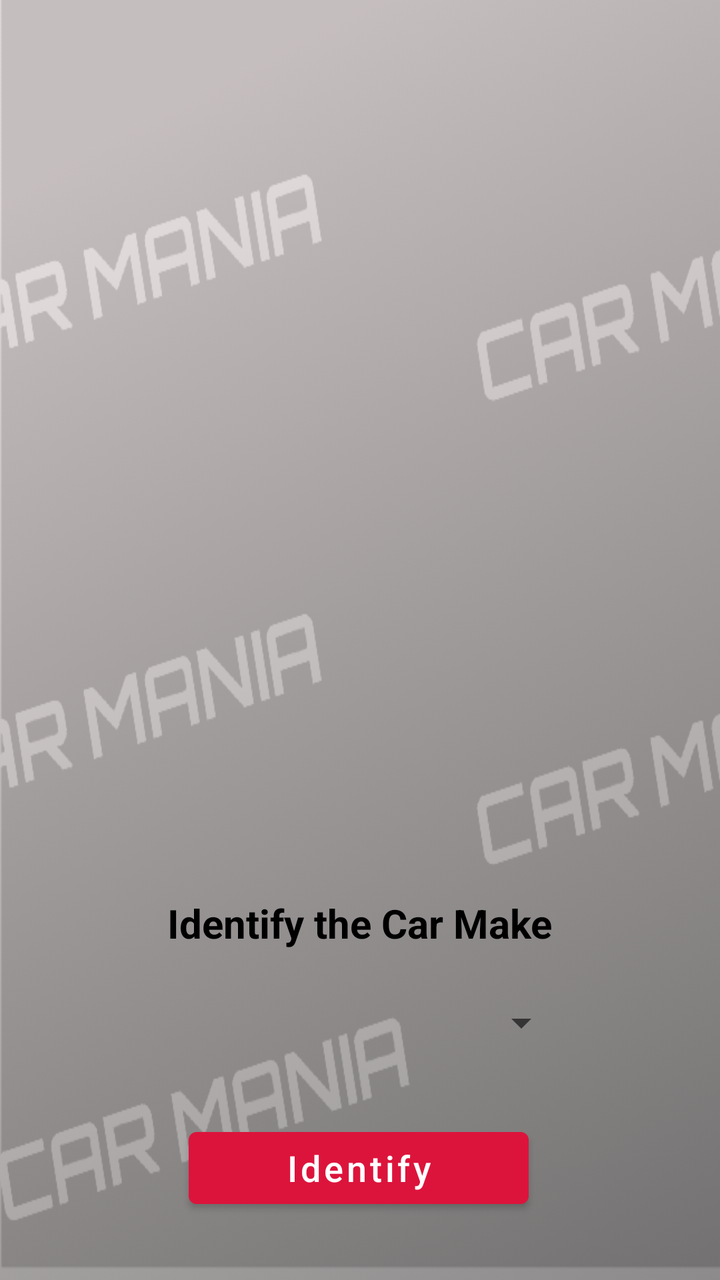
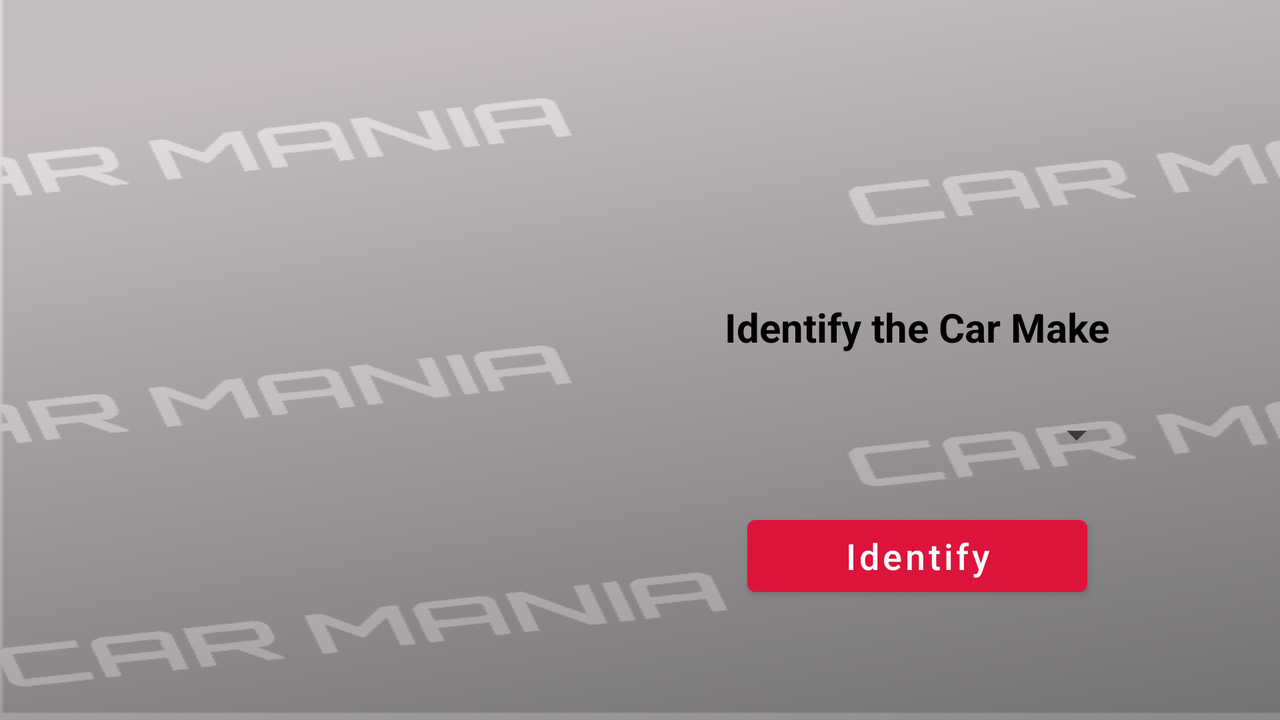

Two renders of one Android screen. The first uses the default layout on a phone; the second uses the alternative layout the repository ships for a different screen configuration, on a matching device. The two XML files are below.
<!-- AndroidManifest.xml: application theme Theme.CarMatchGameapp -->
<!-- res/layout/activity_identify_the_car_make.xml -->
<?xml version="1.0" encoding="utf-8"?>
<androidx.constraintlayout.widget.ConstraintLayout xmlns:android="http://schemas.android.com/apk/res/android"
    xmlns:app="http://schemas.android.com/apk/res-auto"
    xmlns:tools="http://schemas.android.com/tools"
    android:layout_width="match_parent"
    android:layout_height="match_parent"
    android:background="@drawable/back_drop_image"
    tools:context=".IdentifyTheCarMake">

    <ImageView
        android:id="@+id/random_car_image"
        android:layout_width="270dp"
        android:layout_height="270dp"
        android:layout_marginTop="56dp"
        app:layout_constraintEnd_toEndOf="parent"
        app:layout_constraintHorizontal_bias="0.496"
        app:layout_constraintStart_toStartOf="parent"
        app:layout_constraintTop_toTopOf="parent" />

    <Spinner
        android:id="@+id/car_make_spinner"
        android:layout_width="210dp"
        android:layout_height="49dp"
        android:layout_marginTop="12dp"
        app:layout_constraintEnd_toEndOf="parent"
        app:layout_constraintHorizontal_bias="0.497"
        app:layout_constraintStart_toStartOf="parent"
        app:layout_constraintTop_toBottomOf="@+id/Identify_car_make_guidance" />

    <Button
        android:id="@+id/submit_button"
        style=""
        android:layout_width="170dp"
        android:layout_height="wrap_content"
        android:layout_marginTop="24dp"
        android:onClick="submitCheck"
        android:text="@string/button_label_identify"
        android:textAllCaps="false"
        android:textColor="@color/white"
        android:textSize="18sp"
        app:layout_constraintEnd_toEndOf="parent"
        app:layout_constraintHorizontal_bias="0.497"
        app:layout_constraintStart_toStartOf="parent"
        app:layout_constraintTop_toBottomOf="@+id/car_make_spinner"
        app:rippleColor="#88FFFFFF" />

    <TextView
        android:id="@+id/result_text"
        android:layout_width="200dp"
        android:layout_height="35dp"
        android:layout_marginTop="20dp"
        android:gravity="center|center_horizontal"
        android:textSize="24sp"
        android:textStyle="bold|italic"
        app:layout_constraintEnd_toEndOf="parent"
        app:layout_constraintStart_toStartOf="parent"
        app:layout_constraintTop_toBottomOf="@+id/random_car_image" />

    <TextView
        android:id="@+id/correct_car_make_answer"
        android:layout_width="262dp"
        android:layout_height="39dp"
        android:layout_marginTop="12dp"
        android:gravity="center|center_horizontal"
        android:textColor="@color/yellow"
        android:textSize="26sp"
        app:layout_constraintEnd_toEndOf="parent"
        app:layout_constraintHorizontal_bias="0.5"
        app:layout_constraintStart_toStartOf="parent"
        app:layout_constraintTop_toBottomOf="@+id/result_text" />

    <TextView
        android:id="@+id/timer_text"
        android:layout_width="wrap_content"
        android:layout_height="wrap_content"
        android:layout_marginStart="27dp"
        android:layout_marginLeft="27dp"
        android:layout_marginTop="11dp"
        android:layout_marginEnd="28dp"
        android:layout_marginRight="28dp"
        android:layout_marginBottom="12dp"
        android:textSize="24sp"
        android:visibility="invisible"
        app:layout_constraintBottom_toBottomOf="@+id/circular_progress_timer"
        app:layout_constraintEnd_toEndOf="@+id/circular_progress_timer"
        app:layout_constraintStart_toStartOf="@+id/circular_progress_timer"
        app:layout_constraintTop_toTopOf="@+id/circular_progress_timer" />

    <ProgressBar
        android:id="@+id/circular_progress_timer"
        style="?android:progressBarStyleHorizontal"
        android:layout_width="55dp"
        android:layout_height="55dp"
        android:layout_marginTop="4dp"
        android:layout_marginRight="348dp"
        android:progress="0"
        android:progressDrawable="@drawable/circular_progress"
        android:rotation="-90"
        app:layout_constraintRight_toRightOf="parent"
        app:layout_constraintTop_toTopOf="parent" />

    <TextView
        android:id="@+id/Identify_car_make_guidance"
        android:layout_width="wrap_content"
        android:layout_height="wrap_content"
        android:layout_marginTop="16dp"
        android:text="@string/identify_the_car_make"
        android:textColor="@color/black"
        android:textSize="20sp"
        android:textStyle="bold"
        app:layout_constraintEnd_toEndOf="parent"
        app:layout_constraintStart_toStartOf="parent"
        app:layout_constraintTop_toBottomOf="@+id/correct_car_make_answer" />

</androidx.constraintlayout.widget.ConstraintLayout>
<!-- resources referenced by this layout -->
<resources>
  <color name="black">#FF000000</color>
  <color name="white">#FFFFFFFF</color>
  <color name="yellow">#FFFF00</color>
  <!-- drawable back_drop_image: png bitmap (drawable, 265852 bytes) -->
  <!-- drawable circular_progress (drawable) -->
  <?xml version="1.0" encoding="utf-8"?>
  <shape xmlns:android="http://schemas.android.com/apk/res/android"
      android:shape="ring"
      android:innerRadiusRatio="3"
      android:thickness="6dp"
      android:useLevel="true">
  
      <solid android:color="@color/blue"/>
  
  </shape>
  <string name="button_label_identify">Identify</string>
  <string name="identify_the_car_make">Identify the Car Make</string>
  <style name="Theme.CarMatchGameapp" parent="Theme.MaterialComponents.DayNight">
          
          <item name="colorPrimary">@color/blue</item>
          <item name="colorPrimaryVariant">@color/light_red</item>
          <item name="colorOnPrimary">@color/white</item>
          
          <item name="colorSecondary">@color/blue</item>
          <item name="colorSecondaryVariant">@color/teal_700</item>
          <item name="colorOnSecondary">@color/black</item>
          
          <item name="android:statusBarColor" tools:targetApi="l">@color/light_red</item>
          
      </style>
  <color name="blue">#DC143C</color>
  <color name="light_red">#ed365b</color>
  <color name="teal_700">#FF018786</color>
</resources>
<!-- res/layout-land/activity_identify_the_car_make.xml (the repository's variant of the layout above) -->
<!-- drawn on the phone turned sideways -->
<?xml version="1.0" encoding="utf-8"?>
<androidx.constraintlayout.widget.ConstraintLayout xmlns:android="http://schemas.android.com/apk/res/android"
    xmlns:app="http://schemas.android.com/apk/res-auto"
    xmlns:tools="http://schemas.android.com/tools"
    android:layout_width="match_parent"
    android:layout_height="match_parent"
    android:background="@drawable/back_drop_image"
    tools:context=".IdentifyTheCarMake">

    <ImageView
        android:id="@+id/random_car_image"
        android:layout_width="270dp"
        android:layout_height="270dp"
        android:layout_marginTop="24dp"
        android:layout_marginEnd="223dp"
        android:layout_marginRight="223dp"
        app:layout_constraintEnd_toEndOf="parent"
        app:layout_constraintHorizontal_bias="0.352"
        app:layout_constraintStart_toStartOf="parent"
        app:layout_constraintTop_toTopOf="parent" />

    <Spinner
        android:id="@+id/car_make_spinner"
        android:layout_width="210dp"
        android:layout_height="49dp"
        android:layout_marginTop="16dp"
        app:layout_constraintEnd_toEndOf="parent"
        app:layout_constraintHorizontal_bias="0.819"
        app:layout_constraintStart_toStartOf="parent"
        app:layout_constraintTop_toBottomOf="@+id/Identify_car_make_guidance" />

    <Button
        android:id="@+id/submit_button"
        style=""
        android:layout_width="170dp"
        android:layout_height="wrap_content"
        android:layout_marginTop="12dp"
        android:onClick="submitCheck"
        android:text="@string/button_label_identify"
        android:textAllCaps="false"
        android:textColor="@color/white"
        android:textSize="18sp"
        app:layout_constraintEnd_toEndOf="parent"
        app:layout_constraintHorizontal_bias="0.795"
        app:layout_constraintStart_toStartOf="parent"
        app:layout_constraintTop_toBottomOf="@+id/car_make_spinner"
        app:rippleColor="#88FFFFFF" />

    <TextView
        android:id="@+id/result_text"
        android:layout_width="200dp"
        android:layout_height="35dp"
        android:layout_marginTop="44dp"
        android:gravity="center|center_horizontal"
        android:textSize="24sp"
        android:textStyle="bold|italic"
        app:layout_constraintEnd_toEndOf="parent"
        app:layout_constraintHorizontal_bias="0.804"
        app:layout_constraintStart_toStartOf="parent"
        app:layout_constraintTop_toTopOf="parent" />

    <TextView
        android:id="@+id/correct_car_make_answer"
        android:layout_width="262dp"
        android:layout_height="39dp"
        android:layout_marginTop="16dp"
        android:gravity="center|center_horizontal"
        android:textColor="@color/yellow"
        android:textSize="26sp"
        app:layout_constraintEnd_toEndOf="parent"
        app:layout_constraintHorizontal_bias="0.852"
        app:layout_constraintStart_toStartOf="parent"
        app:layout_constraintTop_toBottomOf="@+id/result_text" />

    <TextView
        android:id="@+id/timer_text"
        android:layout_width="wrap_content"
        android:layout_height="wrap_content"
        android:layout_marginStart="27dp"
        android:layout_marginLeft="27dp"
        android:layout_marginTop="11dp"
        android:layout_marginEnd="28dp"
        android:layout_marginRight="28dp"
        android:layout_marginBottom="12dp"
        android:textSize="24sp"
        android:visibility="invisible"
        app:layout_constraintBottom_toBottomOf="@+id/circular_progress_timer"
        app:layout_constraintEnd_toEndOf="@+id/circular_progress_timer"
        app:layout_constraintStart_toStartOf="@+id/circular_progress_timer"
        app:layout_constraintTop_toTopOf="@+id/circular_progress_timer" />

    <ProgressBar
        android:id="@+id/circular_progress_timer"
        style="?android:progressBarStyleHorizontal"
        android:layout_width="55dp"
        android:layout_height="55dp"
        android:layout_marginTop="4dp"
        android:layout_marginRight="660dp"
        android:progress="0"
        android:progressDrawable="@drawable/circular_progress"
        android:rotation="-90"
        app:layout_constraintRight_toRightOf="parent"
        app:layout_constraintTop_toTopOf="parent" />

    <TextView
        android:id="@+id/Identify_car_make_guidance"
        android:layout_width="wrap_content"
        android:layout_height="wrap_content"
        android:layout_marginTop="16dp"
        android:text="@string/identify_the_car_make"
        android:textColor="@color/black"
        android:textSize="20sp"
        android:textStyle="bold"
        app:layout_constraintEnd_toEndOf="parent"
        app:layout_constraintHorizontal_bias="0.81"
        app:layout_constraintStart_toStartOf="parent"
        app:layout_constraintTop_toBottomOf="@+id/correct_car_make_answer" />

</androidx.constraintlayout.widget.ConstraintLayout>
